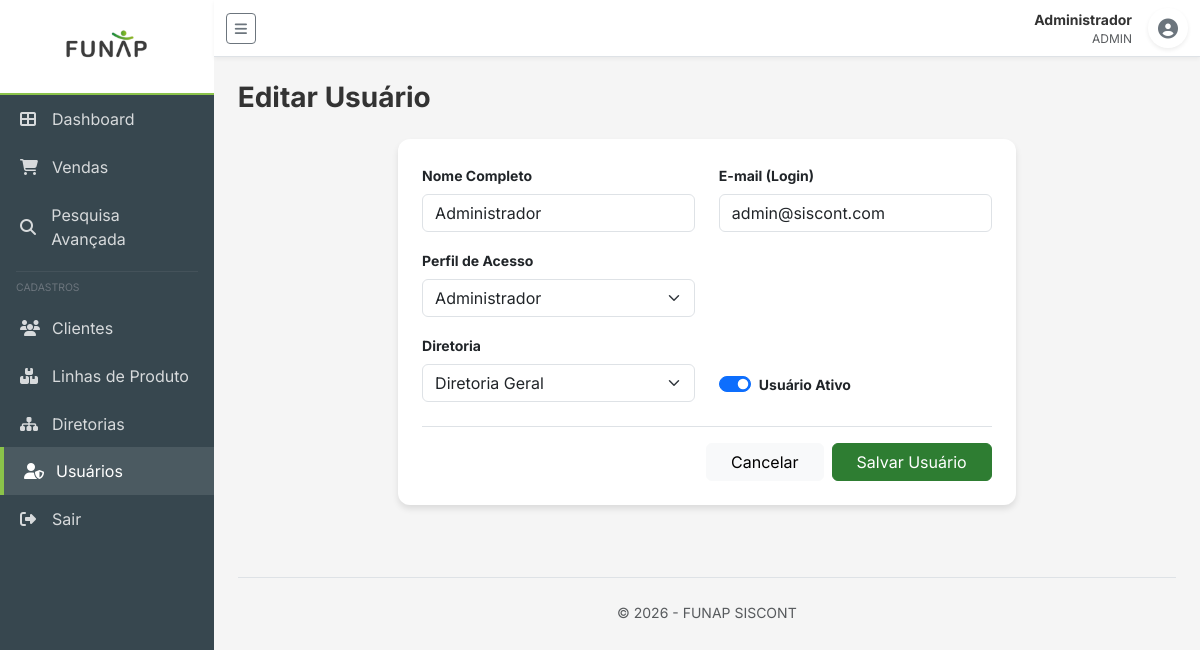
The page /usuarios/1/editar (signed in) on the database its author committed.
### app/models/usuario.py (models this page shows)
class Usuario(Base):
    __tablename__ = "usuarios"
    id: Mapped[int] = mapped_column(primary_key=True, index=True)
    nome: Mapped[str] = mapped_column(String(150), nullable=False)
    email: Mapped[str] = mapped_column(String(200), unique=True, nullable=False, index=True)
    senha_hash: Mapped[str] = mapped_column(String(255), nullable=False)
    perfil: Mapped[PerfilEnum] = mapped_column(SAEnum(PerfilEnum), default=PerfilEnum.usuario, nullable=False)
    ativo: Mapped[bool] = mapped_column(Boolean, default=True, nullable=False)
    diretoria_id: Mapped[int | None] = mapped_column(ForeignKey("diretorias.id"), nullable=True, index=True)
    created_at: Mapped[datetime] = mapped_column(DateTime(timezone=True), server_default=func.now())
    updated_at: Mapped[datetime] = mapped_column(
        DateTime(timezone=True), server_default=func.now(), onupdate=func.now()
    )
    diretoria: Mapped["Diretoria"] = relationship("Diretoria", back_populates="usuarios")

### app/models/diretoria.py (models this page shows)
class Diretoria(Base):
    __tablename__ = "diretorias"
    id: Mapped[int] = mapped_column(primary_key=True, index=True)
    nome: Mapped[str] = mapped_column(String(150), unique=True, nullable=False, index=True)
    descricao: Mapped[str | None] = mapped_column(Text, nullable=True)
    ativa: Mapped[bool] = mapped_column(default=True, nullable=False)
    created_at: Mapped[datetime] = mapped_column(DateTime(timezone=True), server_default=func.now())
    updated_at: Mapped[datetime] = mapped_column(
        DateTime(timezone=True), server_default=func.now(), onupdate=func.now()
    )
    usuarios: Mapped[list["Usuario"]] = relationship("Usuario", back_populates="diretoria")
    vendas: Mapped[list["Venda"]] = relationship("Venda", back_populates="diretoria")

### app/routers/usuarios.py (the view)
@router.get("/{user_id}/editar")
async def update_user_form(
    user_id: int,
    request: Request,
    db: Session = Depends(get_db),
    current_user: Usuario = Depends(security.get_current_active_user)
):
    if current_user.perfil != PerfilEnum.admin:
        raise HTTPException(status_code=403, detail="Acesso negado")
    usuario = repo.get(db, id=user_id)
    diretorias = db.query(Diretoria).all()
    return templates.TemplateResponse(
        "usuarios/form.html",
        {"request": request, "usuario": usuario, "diretorias": diretorias, "user": current_user}
    )

### app/templates/usuarios/form.html (shortened to what this page needs)
{% extends "base.html" %}
{% block page_title %}{% if usuario %}Editar Usuário{% else %}Novo Usuário{% endif %}{% endblock %}
{% block content %}
<div class="row justify-content-center">
    <div class="col-lg-8">
        <div class="card">
            <div class="card-body p-4">
                <form method="post">
                    <div class="row mb-3">
                        <div class="col-md-6">
                            <label for="nome" class="form-label fw-bold small">Nome Completo</label>
                            <input type="text" class="form-control" id="nome" name="nome"
                                value="{{ usuario.nome if usuario else '' }}" required>
                        </div>
                        <div class="col-md-6">
                            <label for="email" class="form-label fw-bold small">E-mail (Login)</label>
                            <input type="email" class="form-control" id="email" name="email"
                                value="{{ usuario.email if usuario else '' }}" required>
                        </div>
                    </div>
                    <div class="row mb-3">
                        <div class="col-md-6">
                            <label for="perfil" class="form-label fw-bold small">Perfil de Acesso</label>
                            <select class="form-select" id="perfil" name="perfil" required>
                                <option value="admin" {% if usuario and usuario.perfil=='admin' %}selected{% endif %}>
                                    Administrador</option>
                            </select>
                        </div>
                    </div>
                    <div class="row mb-4">
                        <div class="col-md-6">
                            <label for="diretoria_id" class="form-label fw-bold small">Diretoria</label>
                            <select class="form-select" id="diretoria_id" name="diretoria_id">
                                {% for d in diretorias %}
                                <option value="{{ d.id }}" {% if usuario and usuario.diretoria_id==d.id %}selected{%
                                    endif %}>{{ d.nome }}</option>
                                {% endfor %}
                            </select>
                        </div>
                        {% if usuario %}
                        <div class="col-md-6 d-flex align-items-end mb-1">
                            <div class="form-check form-switch">
                                <input class="form-check-input" type="checkbox" id="ativo" name="ativo" {% if
                                    usuario.ativo %}checked{% endif %}>
                                <label class="form-check-label fw-bold small" for="ativo">Usuário Ativo</label>
                            </div>
                        </div>
                        {% endif %}
                    </div>
                    <div class="d-flex justify-content-end gap-2 border-top pt-3">
                        <a href="/usuarios" class="btn btn-light px-4">Cancelar</a>
                        <button type="submit" class="btn btn-primary px-4">Salvar Usuário</button>
                    </div>
                </form>
            </div>
        </div>
    </div>
</div>
{% endblock %}

### app/templates/base.html (shortened to what this page needs)
<!DOCTYPE html>
<html lang="pt-br">
<head>
    <link href="https://cdn.jsdelivr.net/npm/bootstrap@5.3.2/dist/css/bootstrap.min.css" rel="stylesheet">
    <link href="https://cdnjs.cloudflare.com/ajax/libs/font-awesome/6.4.2/css/all.min.css" rel="stylesheet">
    <link href="{{ url_for('static', path='/css/styles.css') }}" rel="stylesheet">
</head>
<body>
    <div class="d-flex" id="wrapper">
        {% if user %}
        <div id="sidebar-wrapper">
            <div class="sidebar-heading">
                <img src="{{ url_for('static', path='/img/sidebar_logo.png') }}" alt="FUNAP">
            </div>
            <div class="list-group list-group-flush">
                <a href="/dashboard"
                    class="list-group-item list-group-item-action {% if request.url.path == '/dashboard' %}active{% endif %}">
                    <i class="fas fa-th-large"></i> Dashboard
                </a>
                <a href="/vendas"
                    class="list-group-item list-group-item-action {% if '/vendas' in request.url.path %}active{% endif %}">
                    <i class="fas fa-shopping-cart"></i> Vendas
                </a>
                <a href="/vendas"
                    class="list-group-item list-group-item-action {% if request.url.path == '/vendas' %}active{% endif %}">
                    <i class="fas fa-search"></i> Pesquisa Avançada
                </a>
                <hr class="mx-3 my-2 border-secondary">
                <div class="px-3 mb-2 small text-uppercase text-secondary" style="font-size: 0.65rem;">Cadastros</div>
                <a href="/clientes"
                    class="list-group-item list-group-item-action {% if '/clientes' in request.url.path %}active{% endif %}">
                    <i class="fas fa-users"></i> Clientes
                </a>
                <a href="/linhas-produto"
                    class="list-group-item list-group-item-action {% if '/linhas-produto' in request.url.path %}active{% endif %}">
                    <i class="fas fa-boxes"></i> Linhas de Produto
                </a>
                {% if user.perfil == 'admin' %}
                <a href="/diretorias"
                    class="list-group-item list-group-item-action {% if '/diretorias' in request.url.path %}active{% endif %}">
                    <i class="fas fa-sitemap"></i> Diretorias
                </a>
                <a href="/usuarios"
                    class="list-group-item list-group-item-action {% if '/usuarios' in request.url.path %}active{% endif %}">
                    <i class="fas fa-user-shield"></i> Usuários
                </a>
                {% endif %}
                <a href="/logout" class="list-group-item list-group-item-action mt-auto text-danger">
                    <i class="fas fa-sign-out-alt"></i> Sair
                </a>
            </div>
        </div>
        {% endif %}
        <div id="page-content-wrapper">
            <nav class="navbar navbar-expand-lg navbar-light bg-light border-bottom">
                <div class="container-fluid">
                    {% if user %}
                    <button class="btn btn-outline-secondary btn-sm me-3" id="menu-toggle">
                        <i class="fas fa-bars"></i>
                    </button>
                    {% else %}
                    <img src="{{ url_for('static', path='/img/logo.png') }}" alt="Logo" style="height: 30px;"
                        class="me-2">
                    <span class="fw-bold text-success">SISCONT</span>
                    {% endif %}
                    <div class="ms-auto d-flex align-items-center">
                        {% if user %}
                        <div class="me-3 text-end d-none d-md-block">
                            <div class="small fw-bold">{{ user.nome }}</div>
                            <div class="text-muted" style="font-size: 0.75rem;">{{ user.perfil | upper }}</div>
                        </div>
                        <div class="btn-group">
                            <button type="button" class="btn btn-white rounded-circle shadow-sm"
                                data-bs-toggle="dropdown" aria-expanded="false"
                                style="width: 40px; height: 40px; padding: 0;">
                                <i class="fas fa-user-circle fa-lg text-secondary"></i>
                            </button>
                        </div>
                        {% endif %}
                    </div>
                </div>
            </nav>
            <div class="container-fluid p-4">
                <div class="d-flex justify-content-between align-items-center mb-4">
                    <h1 class="h3 mb-0 fw-bold">{% block page_title %}{% endblock %}</h1>
                </div>
                {% block content %}{% endblock %}
                <footer class="mt-5 pt-4 text-center border-top">
                    <p class="text-muted small">© 2026 - FUNAP SISCONT</p>
                </footer>
            </div>
        </div>
    </div>
</body>
</html>

### app/static/css/styles.css (style rules this page uses)
:root { --primary-color: #2e7d32; --primary-light: #60ad5e; --primary-dark: #005005; --secondary-color: #37474f; --accent-color: #8bc34a; --background-color: #f5f5f5; --sidebar-width: 260px; --card-shadow: 0 4px 6px rgba(0, 0, 0, 0.1); --transition-speed: 0.3s; }
body { font-family: 'Inter', 'Segoe UI', Roboto, sans-serif; background-color: var(--background-color); color: #333; overflow-x: hidden; }
#sidebar-wrapper { min-height: 100vh; width: var(--sidebar-width); background: var(--secondary-color); color: white; transition: all var(--transition-speed); }
.sidebar-heading { padding: 0.25rem 0.75rem; background: #ffffff; border-bottom: 2px solid var(--accent-color); text-align: center; display: flex; justify-content: center; align-items: center; overflow: hidden; }
.sidebar-heading img { max-width: 100%; height: auto; max-height: 85px; object-fit: contain; }
.list-group-item { background: transparent !important; color: rgba(255, 255, 255, 0.8) !important; border: none !important; padding: 12px 20px !important; transition: all 0.2s; display: flex; align-items: center; gap: 12px; }
.list-group-item:hover, .list-group-item.active { background: rgba(255, 255, 255, 0.1) !important; color: #fff !important; border-left: 4px solid var(--accent-color) !important; }
.list-group-item i { width: 20px; }
#page-content-wrapper { width: 100%; transition: all var(--transition-speed); }
.navbar { background: white !important; box-shadow: 0 2px 4px rgba(0, 0, 0, 0.05); }
.card { border: none; border-radius: 12px; box-shadow: var(--card-shadow); margin-bottom: 1.5rem; }
.btn-primary { background-color: var(--primary-color); border-color: var(--primary-color); }

### rows shown on the page
Usuario: nome "Administrador", perfil "ADMIN", email "admin@siscont.com", perfil "Administrador", diretoria_id "Diretoria Geral", ativo "☑"
